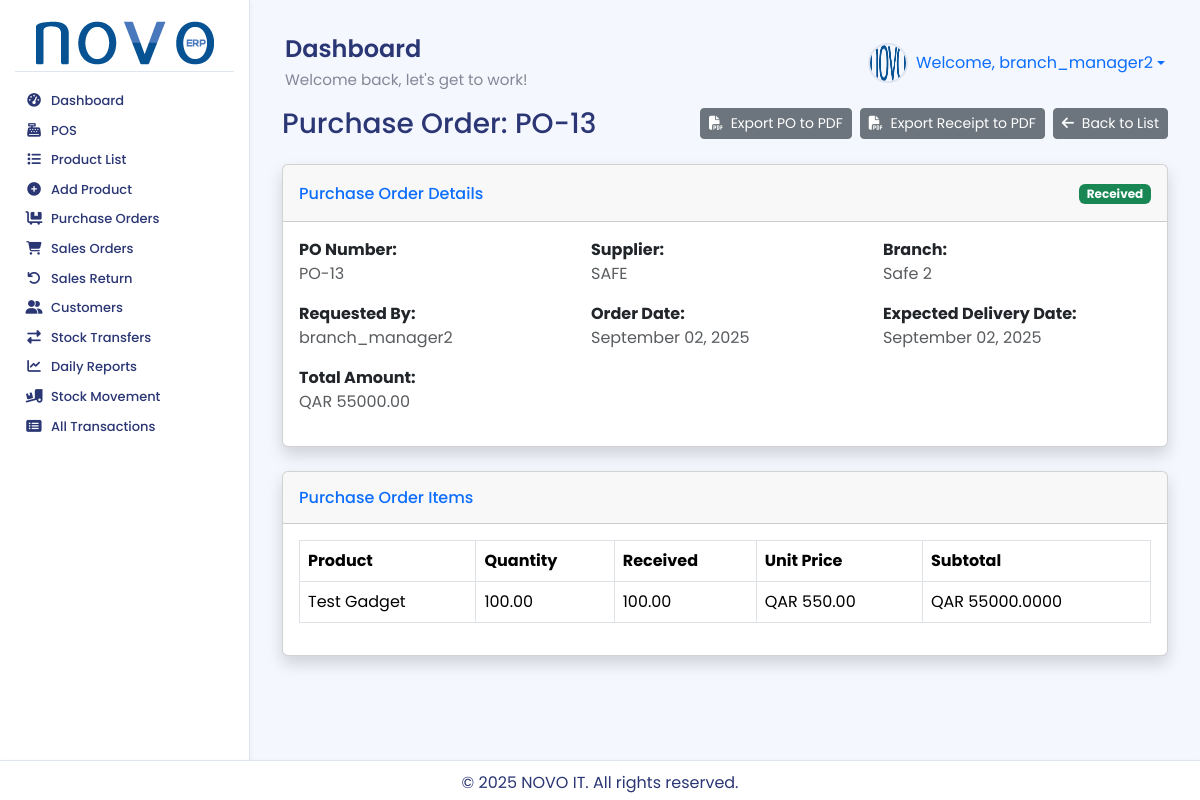
Screenshot of /purchases/13/ (signed in) with the database file from the repository.
### accounts/models.py (models this page shows, shortened)
class User(AbstractUser):
    warehouse = models.ForeignKey(
        Warehouse,
        on_delete=models.SET_NULL,
        null=True,
        blank=True,
        related_name='users', # এই গুদামের সাথে যুক্ত ইউজারদের সহজে খুঁজে পাওয়ার জন্য
        verbose_name="Assigned Warehouse" # অ্যাডমিন প্যানেলে প্রদর্শনের জন্য
    )
    class Meta:
        verbose_name = "User"
        verbose_name_plural = "Users"

### purchase/models.py (models this page shows, shortened)
class PurchaseOrder(models.Model):
    STATUS_CHOICES = [
        ('purchase_request', 'Purchase Request'),
        ('draft', 'Draft'),
        ('confirmed', 'Confirmed'),
        ('partially_received', 'Partially Received'),
        ('received', 'Received'),
        ('cancelled', 'Cancelled'),
    ]
    supplier = models.ForeignKey(Supplier, on_delete=models.CASCADE, related_name='purchase_orders', null=True, blank=True)
    warehouse = models.ForeignKey(
        Warehouse,
        on_delete=models.SET_NULL,
        null=True,
        blank=True,
        related_name='purchase_orders'
    )
    user = models.ForeignKey(
        settings.AUTH_USER_MODEL,
        on_delete=models.SET_NULL,
        null=True,
        blank=True,
        related_name='purchase_orders_created'
    )
    order_date = models.DateTimeField(auto_now_add=True)
    expected_delivery_date = models.DateField()
    status = models.CharField(max_length=20, choices=STATUS_CHOICES, default='purchase_request')
    notes = models.TextField(blank=True, null=True)
    total_amount = models.DecimalField(max_digits=12, decimal_places=2, default=0.00)

class PurchaseOrderItem(models.Model):
    purchase_order = models.ForeignKey(PurchaseOrder, on_delete=models.CASCADE, related_name='items')
    product = models.ForeignKey(Product, on_delete=models.CASCADE, related_name='purchase_order_items')
    quantity = models.DecimalField(max_digits=10, decimal_places=2)
    unit_price = models.DecimalField(max_digits=10, decimal_places=2)
    quantity_received = models.DecimalField(max_digits=10, decimal_places=2, default=0)
    @property
    def total_price(self):
        return self.quantity * self.unit_price

### partners/models.py (models this page shows)
class Supplier(models.Model):
    name = models.CharField(max_length=200, unique=True)
    contact_person = models.CharField(max_length=100, blank=True, null=True)
    email = models.EmailField(blank=True, null=True)
    phone = models.CharField(max_length=20, blank=True, null=True)
    address = models.TextField(blank=True, null=True)
    created_at = models.DateTimeField(auto_now_add=True)
    updated_at = models.DateTimeField(auto_now=True)
    def __str__(self): return self.name
    class Meta:
        db_table = 'inventory_supplier'

### stock/models.py (models this page shows, shortened)
class Warehouse(models.Model):
    name = models.CharField(max_length=100, unique=True)
    address = models.TextField(blank=True, null=True)
    created_at = models.DateTimeField(auto_now_add=True)
    updated_at = models.DateTimeField(auto_now=True)
    class Meta:
        db_table = 'inventory_warehouse'

### products/models.py (models this page shows, shortened)
class Product(models.Model):
    TRACKING_CHOICES = [
        ('none', 'Not Tracked'),
        ('lot', 'By Lots/Batches'),
        ('serial', 'By Serial Numbers'),
    ]
    tracking_method = models.CharField(max_length=10, choices=TRACKING_CHOICES, default='none', verbose_name="Tracking Method")
    product_code = models.CharField(max_length=100, unique=True, blank=True, null=True, verbose_name="Product Code/SKU")
    name = models.CharField(max_length=200, unique=True)
    category = models.ForeignKey(Category, on_delete=models.SET_NULL, null=True, blank=True)
    brand = models.ForeignKey(Brand, on_delete=models.SET_NULL, null=True, blank=True)
    supplier = models.ForeignKey('partners.Supplier', on_delete=models.SET_NULL, null=True, blank=True, related_name='products_supplied')
    description = models.TextField(blank=True, null=True)
    price = models.DecimalField(max_digits=10, decimal_places=2, help_text="Default Purchase Price")
    sale_price = models.DecimalField(max_digits=10, decimal_places=2, default=0.00)
    cost_price = models.DecimalField(
        max_digits=10,
        decimal_places=2,
        default=0.00,
        help_text="The actual cost of acquiring the product."
    )
    min_stock_level = models.PositiveIntegerField(default=5)
    image = models.ImageField(upload_to='product_images/', blank=True, null=True)
    barcode = models.ImageField(upload_to='barcodes/', blank=True, null=True, verbose_name="Barcode Image")
    unit_of_measure = models.ForeignKey(UnitOfMeasure, on_delete=models.SET_NULL, null=True, blank=True, related_name='products_by_uom')
    purchase_unit_of_measure = models.ForeignKey(UnitOfMeasure, on_delete=models.SET_NULL, null=True, blank=True, related_name='products_by_purchase_uom')
    sale_unit_of_measure = models.ForeignKey(UnitOfMeasure, on_delete=models.SET_NULL, null=True, blank=True, related_name='products_by_sale_uom')
    STATUS_CHOICES = [('in_stock', 'In Stock'), ('low_stock', 'Low Stock'), ('out_of_stock', 'Out of Stock')]
    status = models.CharField(max_length=20, choices=STATUS_CHOICES, default='out_of_stock')
    is_active = models.BooleanField(default=True)
    created_at = models.DateTimeField(auto_now_add=True)
    updated_at = models.DateTimeField(auto_now=True)
    class Meta:
        db_table = 'inventory_product'
        verbose_name_plural = "Products"

### purchase/views.py (the view, shortened to what this page needs)
# urls.py: path('<int:pk>/', views.purchase_order_detail, name='purchase_order_detail'),
@login_required
@permission_required('purchase.view_purchaseorder', login_url='/admin/')
def purchase_order_detail(request, pk):
    purchase_order = get_object_or_404(PurchaseOrder.objects.select_related('supplier').prefetch_related('items__product'), pk=pk)
    items_qs = purchase_order.items.all().select_related('product').exclude(product__isnull=True)
    approve_form = ApproveForm(request.POST or None, initial={'supplier': purchase_order.supplier})
    approve_formset = ApproveOrderItemFormSet(request.POST or None, queryset=items_qs, prefix='items')
    context = {
        'purchase_order': purchase_order,
        'title': f'Purchase Order: PO-{purchase_order.id}',
        'DEFAULT_CURRENCY_SYMBOL': DEFAULT_CURRENCY_SYMBOL,
        'approve_form': approve_form,
        'approve_formset': approve_formset,
    }
    return render(request, 'purchase/purchase_order_detail.html', context)

### purchase/templates/purchase/purchase_order_detail.html (shortened to what this page needs)
{% extends 'base.html' %}
{% block content %}
<div class="container-fluid">
    <div class="d-sm-flex align-items-center justify-content-between mb-4">
        <h1 class="h3 mb-0 text-gray-800">{{ title }}</h1>
        <div class="d-flex">
            <a href="{% url 'purchase:export_single_purchase_order_pdf' purchase_order.pk %}" class="btn btn-secondary btn-sm me-2">
                <i class="fas fa-file-pdf me-1"></i> Export PO to PDF
            </a>
            {% if purchase_order.status == 'received' or purchase_order.status == 'partially_received' %}
            <a href="{% url 'purchase:export_single_purchase_receipt_pdf' purchase_order.pk %}" class="btn btn-secondary btn-sm me-2">
                <i class="fas fa-file-pdf me-1"></i> Export Receipt to PDF
            </a>
            {% endif %}
            <a href="{% url 'purchase:purchase_order_list' %}" class="btn btn-secondary btn-sm">
                <i class="fas fa-arrow-left me-1"></i> Back to List
            </a>
        </div>
    </div>
    <div class="card shadow mb-4">
        <div class="card-header py-3 d-flex flex-row align-items-center justify-content-between">
            <h6 class="m-0 font-weight-bold text-primary">Purchase Order Details</h6>
            <div class="dropdown no-arrow">
                <span class="badge
                    {% if purchase_order.status == 'purchase_request' %}bg-warning text-dark
                    {% elif purchase_order.status == 'draft' %}bg-secondary
                    {% elif purchase_order.status == 'confirmed' %}bg-info
                    {% elif purchase_order.status == 'partially_received' %}bg-warning
                    {% elif purchase_order.status == 'received' %}bg-success
                    {% elif purchase_order.status == 'cancelled' %}bg-danger
                    {% endif %}">{{ purchase_order.get_status_display }}
                </span>
            </div>
        </div>
        <div class="card-body">
            <div class="row">
                <div class="col-md-4">
                    <strong>PO Number:</strong>
                    <p class="text-muted">PO-{{ purchase_order.id }}</p>
                </div>
                <div class="col-md-4">
                    <strong>Supplier:</strong>
                    <p class="text-muted">{{ purchase_order.supplier.name|default:"N/A" }}</p>
                </div>
                 <div class="col-md-4">
                    <strong>Branch:</strong>
                    <p class="text-muted">{{ purchase_order.warehouse.name|default:"N/A" }}</p>
                </div>
                 <div class="col-md-4">
                    <strong>Requested By:</strong>
                    <p class="text-muted">{{ purchase_order.user.username|default:"N/A" }}</p>
                </div>
                <div class="col-md-4">
                    <strong>Order Date:</strong>
                    <p class="text-muted">{{ purchase_order.order_date|date:"F d, Y" }}</p>
                </div>
                <div class="col-md-4">
                    <strong>Expected Delivery Date:</strong>
                    <p class="text-muted">{{ purchase_order.expected_delivery_date|date:"F d, Y" }}</p>
                </div>
                <div class="col-md-4">
                    <strong>Total Amount:</strong>
                    <p class="text-muted">{{ DEFAULT_CURRENCY_SYMBOL }}{{ purchase_order.total_amount }}</p>
                </div>
            </div>
        </div>
    </div>
    <div class="card shadow mb-4">
        <div class="card-header py-3">
            <h6 class="m-0 font-weight-bold text-primary">Purchase Order Items</h6>
        </div>
        <div class="card-body">
            <div class="table-responsive">
                <table class="table table-bordered" id="dataTable" width="100%" cellspacing="0">
                    <thead>
                        <tr>
                            <th>Product</th>
                            <th>Quantity</th>
                            <th>Received</th>
                            <th>Unit Price</th>
                            <th>Subtotal</th>
                        </tr>
                    </thead>
                    <tbody>
                        {% for item in purchase_order.items.all %}
                        <tr>
                            <td>{{ item.product.name }}</td>
                            <td>{{ item.quantity }}</td>
                            <td>{{ item.quantity_received|default:0 }}</td>
                            <td>{{ DEFAULT_CURRENCY_SYMBOL }}{{ item.unit_price }}</td>
                            <td>{{ DEFAULT_CURRENCY_SYMBOL }}{{ item.total_price }}</td>
                        </tr>
                        {% empty %}
                        <tr>
                            <td colspan="5" class="text-center">No items for this purchase order.</td>
                        </tr>
                        {% endfor %}
                    </tbody>
                </table>
            </div>
        </div>
    </div>
</div>
{% endblock %}

### inventory_system/templates/base.html (shortened to what this page needs)
{% load static %}
<!DOCTYPE html>
<html lang="en">
<head>
    <link href="https://cdn.jsdelivr.net/npm/select2@4.1.0-rc.0/dist/css/select2.min.css" rel="stylesheet" />
    <link href="https://cdn.jsdelivr.net/npm/bootstrap@5.3.3/dist/css/bootstrap.min.css" rel="stylesheet">
    <link rel="stylesheet" href="https://cdnjs.cloudflare.com/ajax/libs/font-awesome/6.4.0/css/all.min.css">
    <link rel="stylesheet" href="{% static 'css/style.css' %}">
</head>
<body>
<div class="wrapper">
    {% if user.is_authenticated %}
    <aside class="sidebar-nav">
        <div class="sidebar-header">
            <a href="{% url 'dashboard' %}">
                <img src="{% static 'images/logo.png' %}" alt="NOVO ERP Logo">
            </a>
        </div>
        <ul class="sidebar-menu">
            {% with user.groups.all|join:", " as user_groups %}
            {% if 'POS Sales Staff' in user_groups %}
                <li><a href="{% url 'pos:pos_view' %}"><i class="fas fa-cash-register fa-fw"></i> <span>POS</span></a></li>
                <li><a href="{% url 'products:product_list' %}"><i class="fas fa-list fa-fw"></i> <span>Product List</span></a></li>
            {% elif 'Branch Manager' in user_groups %}
                <li><a href="{% url 'dashboard' %}"><i class="fas fa-tachometer-alt fa-fw"></i> <span>Dashboard</span></a></li>
                <li><a href="{% url 'pos:pos_view' %}"><i class="fas fa-cash-register fa-fw"></i> <span>POS</span></a></li>
                <li><a href="{% url 'products:product_list' %}"><i class="fas fa-list fa-fw"></i> <span>Product List</span></a></li>
                <li><a href="{% url 'products:add_product' %}"><i class="fas fa-plus-circle fa-fw"></i> <span>Add Product</span></a></li>
                <li><a href="{% url 'purchase:purchase_order_list' %}"><i class="fas fa-dolly-flatbed fa-fw"></i> <span>Purchase Orders</span></a></li>
                <li><a href="{% url 'sales:sales_order_list' %}"><i class="fas fa-shopping-cart fa-fw"></i> <span>Sales Orders</span></a></li>
                <li><a href="{% url 'sales:create_sales_return' %}"><i class="fas fa-undo fa-fw"></i> <span>Sales Return</span></a></li>
                <li><a href="{% url 'partners:customer_list' %}"><i class="fas fa-user-friends fa-fw"></i> <span>Customers</span></a></li>
                <li><a href="{% url 'purchase:stock_transfer_request_list' %}"><i class="fas fa-exchange-alt fa-fw"></i> <span>Stock Transfers</span></a></li>
                <li><a href="{% url 'reports:daily_sales_report' %}"><i class="fas fa-chart-line fa-fw"></i> <span>Daily Reports</span></a></li>
                <li><a href="{% url 'stock:stock_movement_report' %}"><i class="fas fa-truck-loading fa-fw"></i> <span>Stock Movement</span></a></li>
                <li><a href="{% url 'stock:transaction_list' %}"><i class="fas fa-list-alt fa-fw"></i> <span>All Transactions</span></a></li>
            {% endif %}
            {% endwith %}
        </ul>
    </aside>
    {% endif %}
    <div class="main-content">
        {% if user.is_authenticated %}
        <header class="header">
            <div class="header-title">
                <h1>{% block page_title %}Dashboard{% endblock %}</h1>
                <p>Welcome back, let's get to work!</p>
            </div>
            <div class="d-flex align-items-center">
                <div class="user-profile dropdown">
                    <a href="#" class="dropdown-toggle text-decoration-none d-flex align-items-center" data-bs-toggle="dropdown" aria-expanded="false">
                        <img src="{% static 'images/default_avatar.png' %}" alt="Avatar" class="me-2"> Welcome, {{ user.username }}
                    </a>
                </div>
            </div>
        </header>
        {% endif %}
        <main>
            {% block content %}{% endblock %}
        </main>
        <footer class="footer">
            <p>&copy; {% now "Y" %} NOVO IT. All rights reserved.</p>
        </footer>
    </div>
</div>
</body>
</html>

### rows the page displays
User: username "branch_manager2"
PurchaseOrder: status "Received", id "13", supplier.name "SAFE", warehouse.name "Safe 2", user.username "branch_manager2", order_date "September 02, 2025", expected_delivery_date "September 02, 2025", total_amount "55000.00"
PurchaseOrderItem: product.name "Test Gadget", quantity "100.00", quantity_received "100.00", DEFAULT_CURRENCY_SYMBOL "QAR", unit_price "550.00", total_price "55000.0000"

### other values shown
{{ title }} "Purchase Order: PO-13"
{{ DEFAULT_CURRENCY_SYMBOL }} "QAR"
